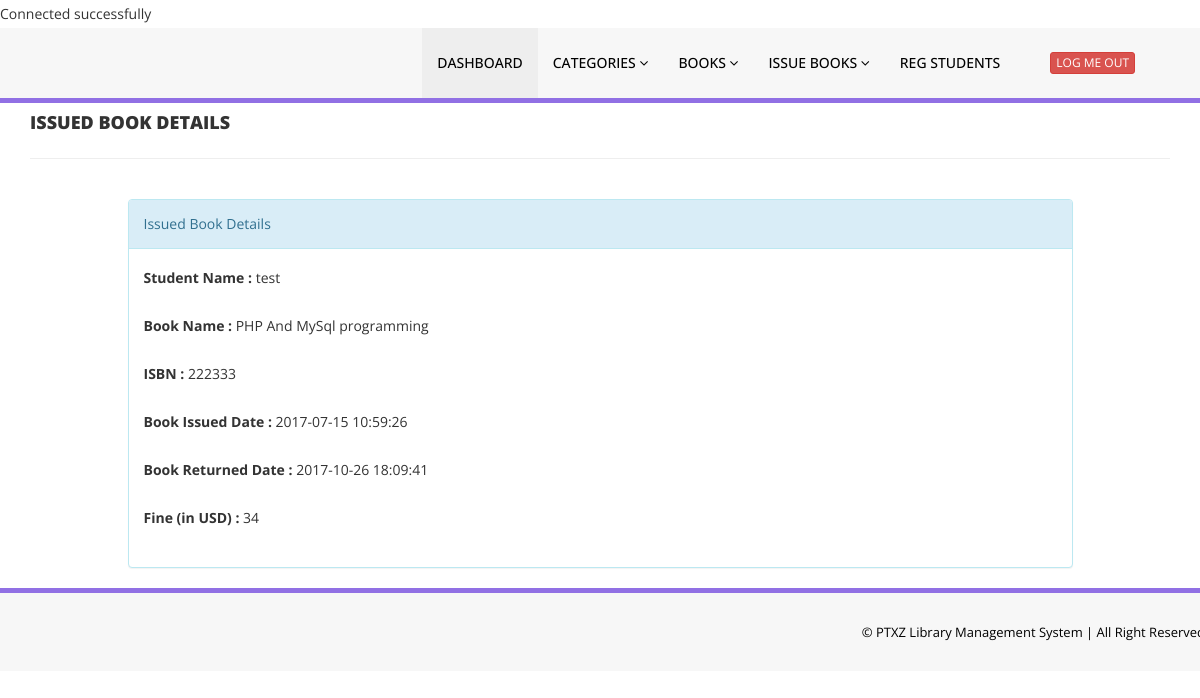
/admin/update-issue-bookdeails.php?rid=5 (signed in), run on the app's committed database.
### tables this page shows
CREATE TABLE `tblissuedbookdetails` (
  `id` int(11) NOT NULL AUTO_INCREMENT,
  `BookId` int(11) DEFAULT NULL,
  `StudentID` varchar(150) DEFAULT NULL,
  `IssuesDate` timestamp NULL DEFAULT CURRENT_TIMESTAMP,
  `ReturnDate` timestamp NULL DEFAULT NULL ON UPDATE CURRENT_TIMESTAMP,
  `RetrunStatus` int(1) DEFAULT NULL,
  `fine` int(11) DEFAULT NULL,
  PRIMARY KEY (`id`)
);

CREATE TABLE `tblstudents` (
  `id` int(11) NOT NULL AUTO_INCREMENT,
  `StudentId` varchar(100) DEFAULT NULL,
  `FullName` varchar(120) DEFAULT NULL,
  `EmailId` varchar(120) DEFAULT NULL,
  `MobileNumber` char(11) DEFAULT NULL,
  `Password` varchar(120) DEFAULT NULL,
  `Status` int(1) DEFAULT '0',
  `RegDate` timestamp NULL DEFAULT CURRENT_TIMESTAMP,
  `UpdationDate` timestamp NULL DEFAULT NULL ON UPDATE CURRENT_TIMESTAMP,
  PRIMARY KEY (`id`),
  UNIQUE KEY `StudentId` (`StudentId`)
);

CREATE TABLE `tblbooks` (
  `id` int(11) NOT NULL AUTO_INCREMENT,
  `BookName` varchar(255) DEFAULT NULL,
  `CatId` int(11) DEFAULT NULL,
  `AuthorId` int(11) DEFAULT NULL,
  `ISBNNumber` int(11) DEFAULT NULL,
  `BookPrice` int(11) DEFAULT NULL,
  `RegDate` timestamp NULL DEFAULT CURRENT_TIMESTAMP,
  `UpdationDate` timestamp NULL DEFAULT NULL ON UPDATE CURRENT_TIMESTAMP,
  PRIMARY KEY (`id`)
);

### admin/update-issue-bookdeails.php (the view, shortened to what this page needs)
<?php
include('includes/config.php');
if(strlen($_SESSION['alogin'])==0)
    {
header('location:index.php');
}
else{
?>
<!DOCTYPE html>
<html xmlns="http://www.w3.org/1999/xhtml">
<head>
    <link href="assets/css/bootstrap.css" rel="stylesheet" />
    <link href="assets/css/font-awesome.css" rel="stylesheet" />
    <link href="assets/css/style.css" rel="stylesheet" />
</head>
<body>
<?php include('includes/header.php');?>
    <div class="content-wra
    <div class="content-wrapper">
         <div class="container">
        <div class="row pad-botm">
            <div class="col-md-12">
                <h4 class="header-line">Issued Book Details</h4>
                            </div>
</div>
<div class="row">
<div class="col-md-10 col-sm-6 col-xs-12 col-md-offset-1"">
<div class="panel panel-info">
<div class="panel-heading">
Issued Book Details
</div>
<div class="panel-body">
<form role="form" method="post">
<?php
$rid=intval($_GET['rid']);
$sql = "SELECT tblstudents.FullName,tblbooks.BookName,tblbooks.ISBNNumber,tblissuedbookdetails.IssuesDate,tblissuedbookdetails.ReturnDate,tblissuedbookdetails.id as rid,tblissuedbookdetails.fine,tblissuedbookdetails.RetrunStatus from  tblissuedbookdetails join tblstudents on tblstudents.StudentId=tblissuedbookdetails.StudentId join tblbooks on tblbooks.id=tblissuedbookdetails.BookId where tblissuedbookdetails.id=:rid";
$query = $dbh -> prepare($sql);
$query->bindParam(':rid',$rid,PDO::PARAM_STR);
$query->execute();
$results=$query->fetchAll(PDO::FETCH_OBJ);
if($query->rowCount() > 0)
{
foreach($results as $result)
{               ?>
<div class="form-group">
<label>Student Name :</label>
<?php echo htmlentities($result->FullName);?>
</div>
<div class="form-group">
<label>Book Name :</label>
<?php echo htmlentities($result->BookName);?>
</div>
<div class="form-group">
<label>ISBN :</label>
<?php echo htmlentities($result->ISBNNumber);?>
</div>
<div class="form-group">
<label>Book Issued Date :</label>
<?php echo htmlentities($result->IssuesDate);?>
</div>
<div class="form-group">
<label>Book Returned Date :</label>
<?php if($result->ReturnDate=="")
                                            {
                                                echo htmlentities("Not Return Yet");
                                            } else {
                                            echo htmlentities($result->ReturnDate);
}
                                            ?>
</div>
<div class="form-group">
<label>Fine (in USD) :</label>
<?php
if($result->fine=="")
{?>
<input class="form-control" type="text" name="fine" id="fine"  required />
<?php }else {
echo htmlentities($result->fine);
}
?>
</div>
 <?php if($result->RetrunStatus==0){?>
<button type="submit" name="return" id="submit" class="btn btn-info">Return Book </button>
 </div>
<?php }}} ?>
                                    </form>
                            </div>
                        </div>
                            </div>
        </div>
    </div>
    </div>
  <?php include('includes/footer.php');?>
</body>
</html>
<?php } ?>

### admin/assets/css/style.css (style rules this page uses)
.header-line { font-weight:900; padding-bottom:25px; border-bottom:1px solid #eeeeee; text-transform:uppercase; }
.pad-botm { padding-bottom:30px; }

### data on the page
tblissuedbookdetails: tblstudents.FullName "test", BookId.BookName "PHP And MySql programming", BookId.ISBNNumber "222333", IssuesDate "2017-07-15 10:59:26", ReturnDate "2017-10-26 18:09:41", fine "34"
